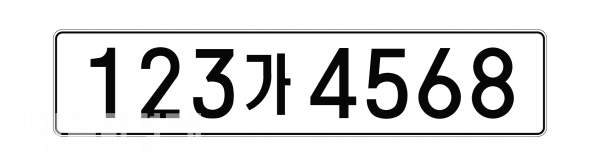
#> input picture image_processing/car1.png, 600 x 166 px, found by its file name
$ python git.py   (older library calls are emulated)
#> lines starting #> are read from the running program, lines starting #| are printed output that depends on the picture; after the words box and inside, x2 and y2 are one past the last pixel; in counts of white or black regions, pixels touching at a corner belong together
import numpy as np
import cv2
import  imutils

# Read the image file
image = cv2.imread('image_processing/car1.png')
#> image is the input picture: shape (166, 600, 3); mean B, G, R 223.2, 223.1, 223.1

# Resize the image - change width to 500
image = imutils.resize(image, width=500)
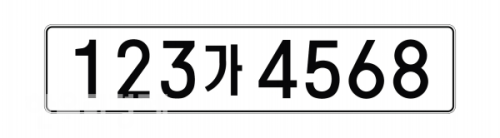
#> image: shape (138, 500, 3); mean B, G, R 223.2, 223.1, 223

# Display the original image
cv2.imshow("Original Image", image)

# RGB to Gray scale conversion
gray = cv2.cvtColor(image, cv2.COLOR_BGR2GRAY)
cv2.imshow("1 - Grayscale Conversion", gray)

# Noise removal with iterative bilateral filter(removes noise while preserving edges)
gray = cv2.bilateralFilter(gray, 11, 17, 17)
cv2.imshow("2 - Bilateral Filter", gray)

# Find Edges of the grayscale image
edged = cv2.Canny(gray, 170, 200)
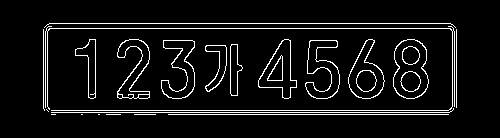
#> edged: shape (138, 500); 6.7% white in thin lines or dots, all inside (x1, y1, x2, y2) = (43, 23, 457, 115)
cv2.imshow("4 - Canny Edges", edged)

# Find contours based on Edges
(new, cnts, _) = cv2.findContours(edged.copy(), cv2.RETR_LIST, cv2.CHAIN_APPROX_SIMPLE)
#> cnts = 40 contours, 13 with area under 20; largest, box (x1, y1, x2, y2) and area: (393, 39, 429, 99) 1679, (393, 39, 429, 99) 1632, (348, 39, 385, 99) 1239, (348, 39, 385, 99) 1189, (258, 39, 297, 99) 1163
cnts=sorted(cnts, key = cv2.contourArea, reverse = True)[:30] #sort contours based on their area keeping minimum required area as '30' (anything smaller than this will not be considered)
#> cnts = 30 contours, 3 with area under 20; largest, box (x1, y1, x2, y2) and area: (393, 39, 429, 99) 1679, (393, 39, 429, 99) 1632, (348, 39, 385, 99) 1239, (348, 39, 385, 99) 1189, (258, 39, 297, 99) 1163
NumberPlateCnt = None #we currently have no Number plate contour

# loop over our contours to find the best possible approximate contour of number plate
count = 0
for c in cnts:
        peri = cv2.arcLength(c, True)
        approx = cv2.approxPolyDP(c, 0.02 * peri, True)
        if len(approx) == 4:  # Select the contour with 4 corners
            NumberPlateCnt = approx #This is our approx Number Plate Contour
            break
#> this loop made 26 passes
#> (peri, NumberPlateCnt) on pass 26: (70.04, [[281, 55], [282, 79], [268, 80], [269, 75]])
#> peri on passes 1 to 6: 174, 171.1, 173.7, 171.3, 175.3, 172.9


# Drawing the selected contour on the original image
cv2.drawContours(image, [NumberPlateCnt], -1, (0,255,0), 3)
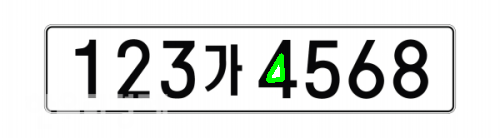
#> image: shape (138, 500, 3); 0.44% of pixels changed, all inside (x1, y1, x2, y2) = (266, 53, 285, 83)
cv2.imshow("Final Image With Number Plate Detected", image)

cv2.waitKey(0) #Wait for user input before closing the images displayed

$ run again, with image_processing/car2.png copied over image_processing/car1.png
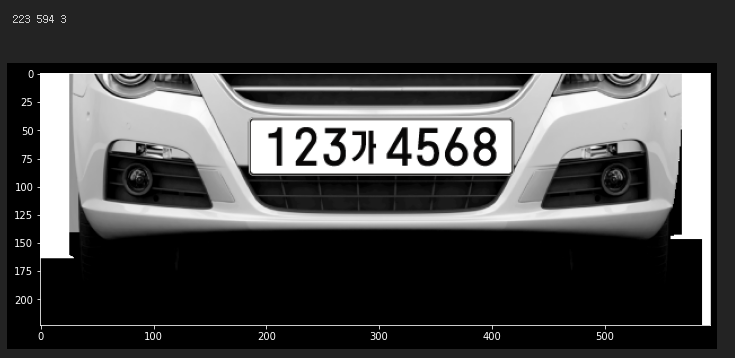
#> input picture image_processing/car2.png, 735 x 358 px, found by its file name
#> image is the input picture: shape (358, 735, 3); mean B, G, R 70.7, 70.7, 70.7
#> `edged = cv2.Canny(gray, 170, 200)`:
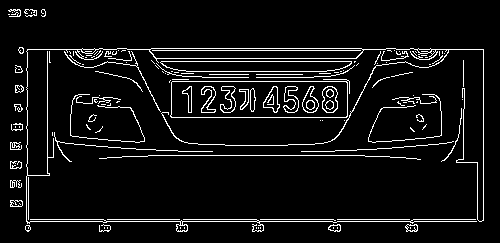
#> edged: shape (243, 500); 6.6% white in thin lines or dots, all inside (x1, y1, x2, y2) = (8, 9, 484, 232)
#> `(new, cnts, _) = cv2.findContours(edged.copy(), cv2.RETR_LIST, cv2.CHA..`: cnts = 183 contours, 135 with area under 20; largest, box (x1, y1, x2, y2) and area: (170, 79, 350, 118) 6336, (170, 81, 348, 118) 6332, (26, 48, 484, 232) 2432, (149, 48, 364, 59) 2076, (160, 61, 352, 72) 1758
#> `cnts=sorted(cnts, key = cv2.contourArea, reverse = True)[:30] #sort co..`: cnts = 30 contours; largest, box (x1, y1, x2, y2) and area: (170, 79, 350, 118) 6336, (170, 81, 348, 118) 6332, (26, 48, 484, 232) 2432, (149, 48, 364, 59) 2076, (160, 61, 352, 72) 1758
#> the loop `for c in cnts:` made 2 passes
#> (peri, NumberPlateCnt) on pass 2: (421.3, [[171, 82], [345, 81], [347, 115], [172, 117]])
#> `cv2.drawContours(image, [NumberPlateCnt], -1, (0,255,0), 3)`:
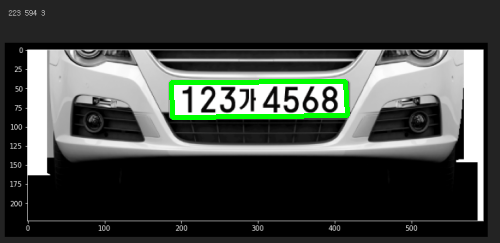
#> image: shape (243, 500, 3); mean B, G, R 67.2, 71.6, 67.2
